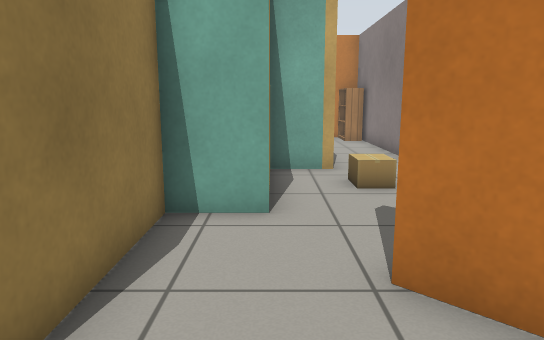
View 1 (above)

17 first-person views from a walk through a world built for the Gazebo simulator. The camera is 0.9 m above the floor, tilts 10° down and sees 70° across. Floor lines are 1 m apart. The floor is counted in squares, 0.5 m on a side. Each view is taken from the middle of a square. On the plan, view 1 faces up. The plan holds only what a view shows up to about 18 squares ahead; the rest is blank. Gazebo's built-in surfaces are drawn with simple patterns. Some stock models are drawn as simple stand-ins. Some surface patterns are stand-ins.

View 2
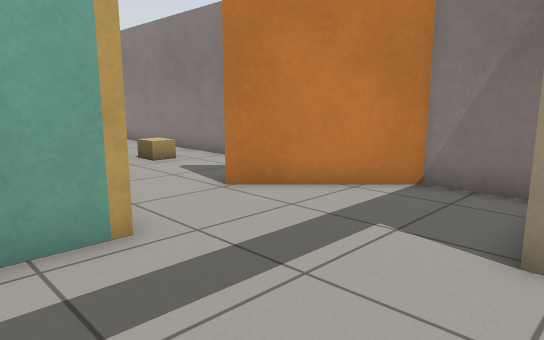

View 3
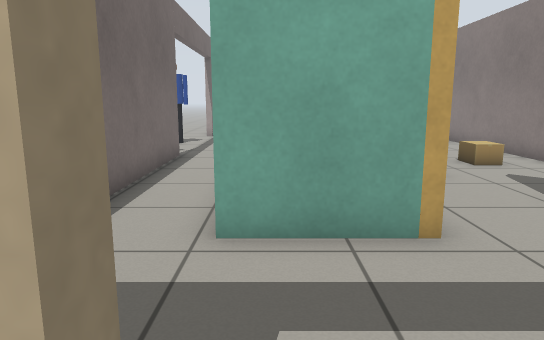

View 4
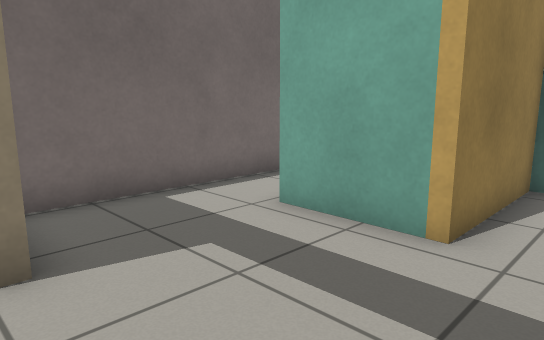

View 5
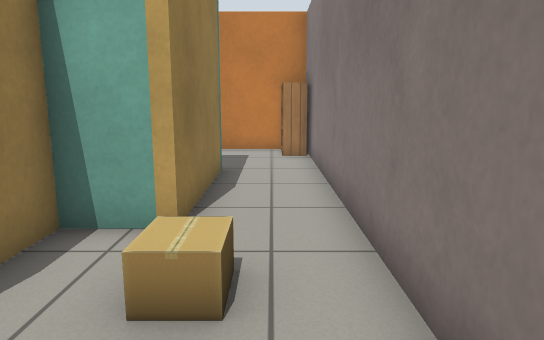

View 6
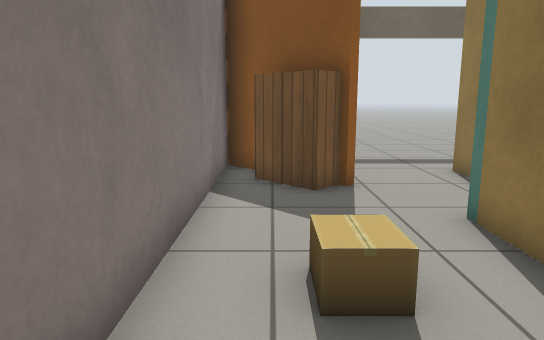

View 7
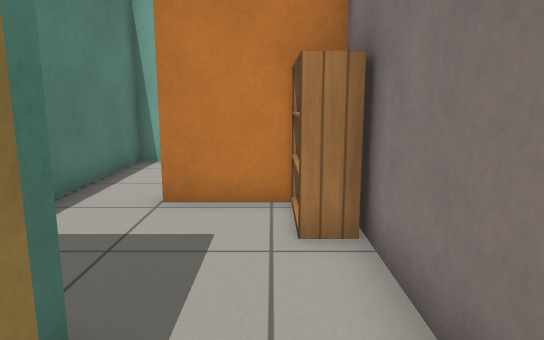

View 8
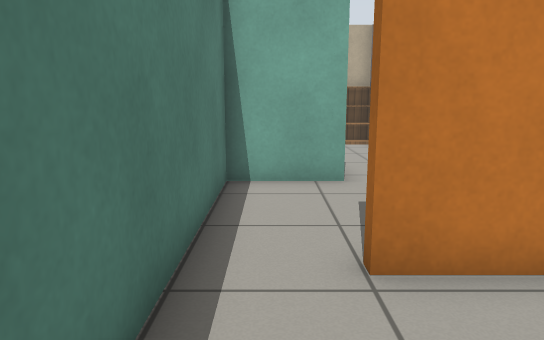

View 9
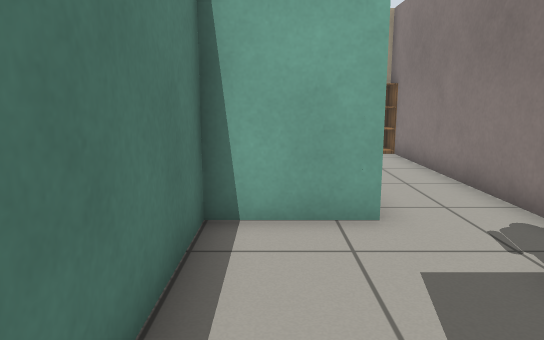

View 10
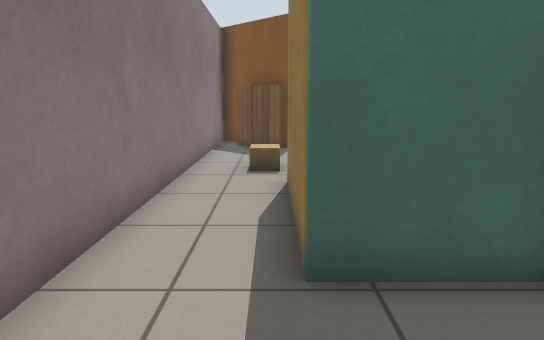

View 11
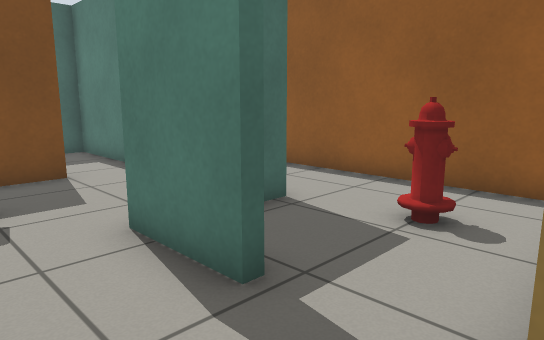

View 12
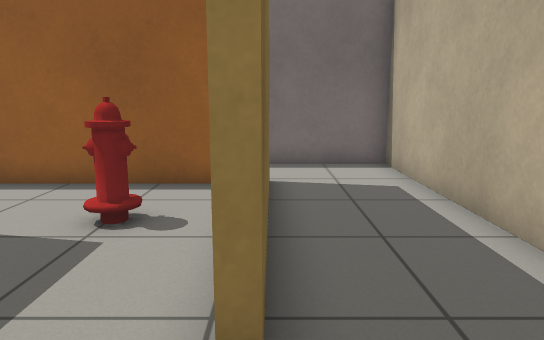

View 13
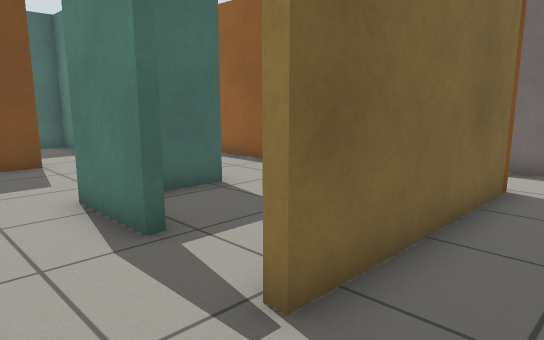

View 14
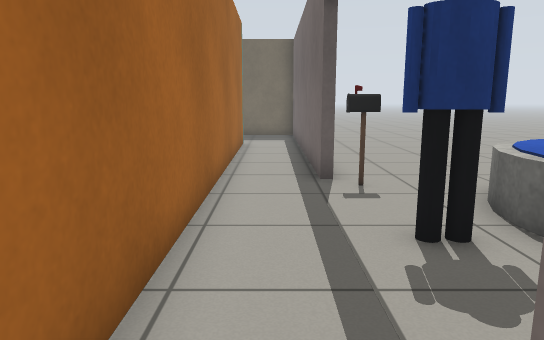

View 15
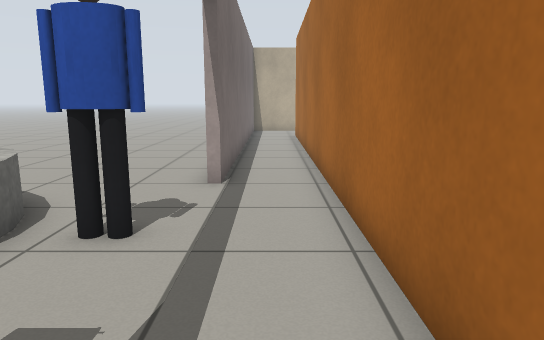

View 16
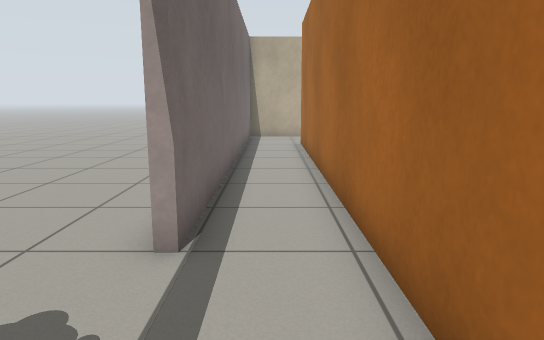

View 17
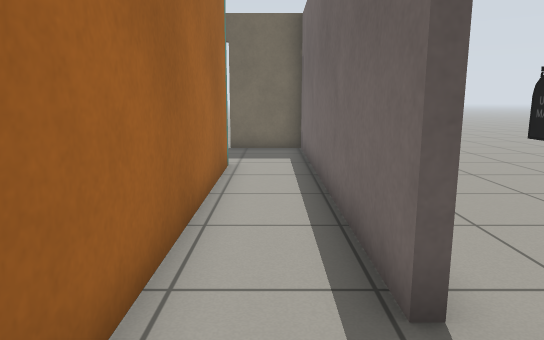

### Floor plan
Key: @ floor where view 1 was taken; # wall or solid block; . floor; D open door; B bookshelf; C cardboard box; P person; H fire hydrant; F fountain; S postbox.
Columns run from 17 left of view 1 to 5 right of it. Each row starts with its distance up from view 1.
 34            ######
 33           ##....... BB
 32           #........ ..#
 31 ......    #...........#
 30 ......    #..######...#
 29 .......   #..#........#
 28  ......   #..#.H......#
 27 ........  #..#.H...#..#
 26 ......... #..#.....#..#
 25 ......... #..#..####..#
 24  ........ #..#..#.....
 23   ........#..#. #...
 22    .......#..#  #....
 21    .......#..#  #....
 20     ......#..#  #..###
 19     ......#..#  #....B
 18      .....#..#  #....B
 17       ....D..#  #.....#
 16       F...D..#  #.....#
 15        F..D..#  ####..#
 14        FPPD..#     #..#
 13        F..D..#     #..#
 12       FF..D..#     #..#
 11       F..SD..#    ##..#
 10       ....D..#   ##...#
  9      .....#..#   #.C..#
  8      .....#..#   #.C..#
  7     ......#..#   #....#
  6     ......#..# ###....#
  5    .......#..# #......#
  4    ...... #..  #...B..#
  3   ....... #..  #...#B.#
  2  ........ #..###....###
  1  ........ #..........##
  0   ....    #......@....#
 -1  ....     #...........#
 -2  ...      ###DDDDD#  ##
 -3 ....         .....
 -4 ....         ....

Positions as (right, up) in squares from view 1, and headings:
1: (0, 0), facing up
2: (-4, -3), facing up-right
3: (-4, -3), facing up
4: (0, -3), facing up-left
5: (3, 5), facing up
6: (3, 12), facing down
7: (3, 13), facing up
8: (0, 16), facing up
9: (0, 19), facing up
10: (2, 19), facing down
11: (4, 30), facing down-left
12: (4, 30), facing left
13: (4, 32), facing down-left
14: (-6, 19), facing down
15: (-6, 9), facing up
16: (-6, 13), facing up
17: (-6, 13), facing down
